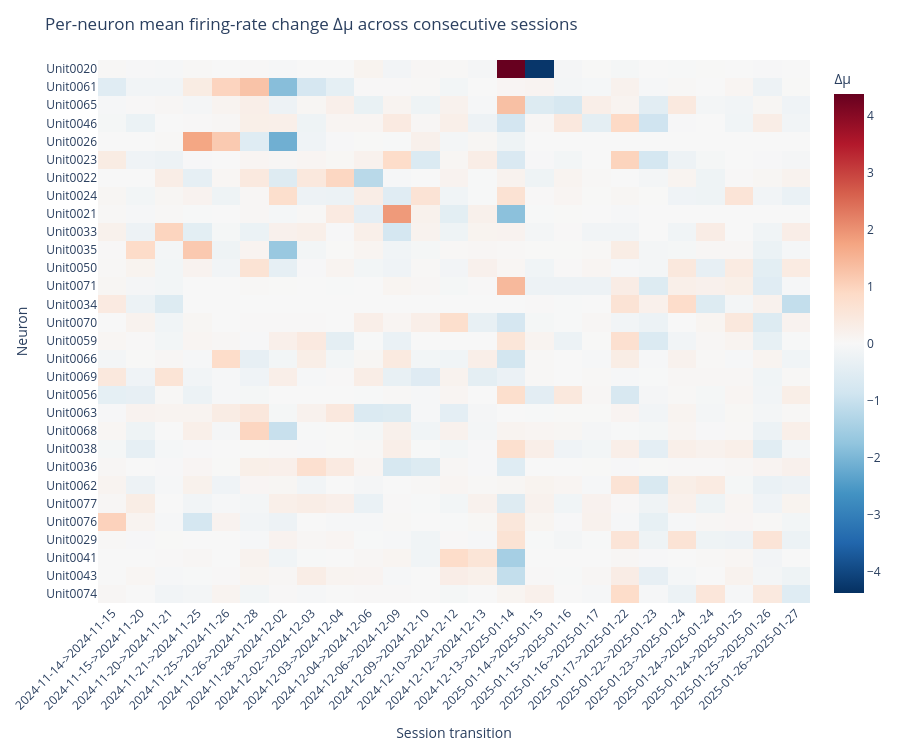

Source (notebook cell):
### Code cell
# Decompose mean projection change for every consecutive session pair
valid_sessions = list(metrics[target].dropna().sort_index().index)

transition_unit_tables = []
transition_summary_rows = []
transition_pair_data = {}
transition_sep = "->"

for s_prev, s_next in zip(valid_sessions[:-1], valid_sessions[1:]):
    transition_label = f"{s_prev}{transition_sep}{s_next}"

    U_prev = units_by_session[s_prev]
    U_next = units_by_session[s_next]
    common_units = sorted(set(U_prev).intersection(U_next))

    X_prev = get_X_session_common(s_prev, common_units)
    X_next = get_X_session_common(s_next, common_units)

    w_common = w_raw.loc[common_units].astype(float).values
    if renorm_weights:
        nrm = np.linalg.norm(w_common)
        if nrm > 0:
            w_common = w_common / nrm

    w_series = pd.Series(w_common, index=common_units, name="w")
    mu_prev_units = pd.Series(X_prev.mean(axis=0), index=common_units, name="mu_prev")
    mu_next_units = pd.Series(X_next.mean(axis=0), index=common_units, name="mu_next")
    dmu_units = (mu_next_units - mu_prev_units).rename("dmu")
    contrib = (w_series * dmu_units).rename("w*dmu")

    y_prev = X_prev @ w_common
    y_next = X_next @ w_common
    dmu_y = float(y_next.mean() - y_prev.mean())
    sum_w_dmu = float(contrib.sum())

    transition_summary_rows.append(
        {
            "transition": transition_label,
            "session_prev": s_prev,
            "session_next": s_next,
            "n_common_units": len(common_units),
            "T_prev_common": int(X_prev.shape[0]),
            "T_next_common": int(X_next.shape[0]),
            "dmu_y": dmu_y,
            "sum_w_dmu": sum_w_dmu,
            "abs_err_check": abs(dmu_y - sum_w_dmu),
        }
    )

    unit_table = pd.concat([mu_prev_units, mu_next_units, dmu_units, w_series, contrib], axis=1).reset_index()
    unit_table = unit_table.rename(columns={"index": "unit"})
    unit_table["transition"] = transition_label
    unit_table["session_prev"] = s_prev
    unit_table["session_next"] = s_next
    transition_unit_tables.append(unit_table)

    transition_pair_data[transition_label] = {
        "session_prev": s_prev,
        "session_next": s_next,
        "y_prev": y_prev,
        "y_next": y_next,
    }
transition_unit_df = pd.concat(transition_unit_tables, ignore_index=True)
transition_summary_df = (
    pd.DataFrame(transition_summary_rows)
    .set_index("transition")
    .sort_values(["session_prev", "session_next"])
)

print("Per-transition projection-mean decomposition (all consecutive sessions):")
display(transition_summary_df)

# Each neuron's mean firing-rate change across consecutive transitions
dmu_by_unit_transition = transition_unit_df.pivot(index="unit", columns="transition", values="dmu")
display(dmu_by_unit_transition)

# Optional quick visualization: top units by average |\u0394mu| across transitions
top_n_units = min(30, dmu_by_unit_transition.shape[0])
units_rank = dmu_by_unit_transition.abs().mean(axis=1).sort_values(ascending=False)
top_units = units_rank.head(top_n_units).index
heatmap_data = dmu_by_unit_transition.loc[top_units].fillna(0.0)

vmax = np.nanmax(np.abs(heatmap_data.to_numpy()))
if vmax == 0:
    vmax = 1.0

x_transition_labels = [
    f"{str(c).split(transition_sep)[0].split('_')[0]}{transition_sep}{str(c).split(transition_sep)[1].split('_')[0]}"
    for c in heatmap_data.columns
]

fig = px.imshow(
    heatmap_data.to_numpy(),
    x=x_transition_labels,
    y=heatmap_data.index,
    color_continuous_scale="RdBu_r",
    zmin=-vmax,
    zmax=vmax,
    aspect="auto",
    labels={"x": "Session transition", "y": "Neuron", "color": "∆µ"},
)

fig.update_layout(
    title="Per-neuron mean firing-rate change ∆µ across consecutive sessions",
    # width=max(800, int(120 * heatmap_data.shape[1])),
    height=max(600, int(25 * heatmap_data.shape[0])),
)
fig.update_xaxes(tickangle=-45, side="bottom")
fig.show()

### Figure 1 — Plotly figure (JSON) as saved in the notebook; plotly's stock layout.template omitted (floating-point values rounded to 4 significant figures; data arrays with more than 128 entries replaced by an {"elided": "..."} marker saying what was removed)
{"data": [{"coloraxis": "coloraxis", "hovertemplate": "Session transition: %{x}<br>Neuron: %{y}<br>∆µ: %{z}<extra></extra>", "name": "0", "type": "heatmap", "x": ["2024-11-14->2024-11-15", "2024-11-15->2024-11-20", "2024-11-20->2024-11-21", "2024-11-21->2024-11-25", "2024-11-25->2024-11-26", "2024-11-26->2024-11-28", "2024-11-28->2024-12-02", "2024-12-02->2024-12-03", "2024-12-03->2024-12-04", "2024-12-04->2024-12-06", "2024-12-06->2024-12-09", "2024-12-09->2024-12-10", "2024-12-10->2024-12-12", "2024-12-12->2024-12-13", "2024-12-13->2025-01-14", "2025-01-14->2025-01-15", "2025-01-15->2025-01-16", "2025-01-16->2025-01-17", "2025-01-17->2025-01-22", "2025-01-22->2025-01-23", "2025-01-23->2025-01-24", "2025-01-24->2025-01-24", "2025-01-24->2025-01-25", "2025-01-25->2025-01-26", "2025-01-26->2025-01-27"], "xaxis": "x", "y": ["Unit0020", "Unit0061", "Unit0065", "Unit0046", "Unit0026", "Unit0023", "Unit0022", "Unit0024", "Unit0021", "Unit0033", "Unit0035", "Unit0050", "Unit0071", "Unit0034", "Unit0070", "Unit0059", "Unit0066", "Unit0069", "Unit0056", "Unit0063", "Unit0068", "Unit0038", "Unit0036", "Unit0062", "Unit0077", "Unit0076", "Unit0029", "Unit0041", "Unit0043", "Unit0074"], "yaxis": "y", "z": {"elided": "30x25 float values"}}], "layout": {"coloraxis": {"cmax": 4.373, "cmin": -4.373, "colorbar": {"title": {"text": "∆µ"}}, "colorscale": [[0, "rgb(5,48,97)"], [0.1, "rgb(33,102,172)"], [0.2, "rgb(67,147,195)"], [0.3, "rgb(146,197,222)"], [0.4, "rgb(209,229,240)"], [0.5, "rgb(247,247,247)"], [0.6, "rgb(253,219,199)"], [0.7, "rgb(244,165,130)"], [0.8, "rgb(214,96,77)"], [0.9, "rgb(178,24,43)"], [1, "rgb(103,0,31)"]]}, "height": 750, "margin": {"t": 60}, "title": {"text": "Per-neuron mean firing-rate change ∆µ across consecutive sessions"}, "xaxis": {"anchor": "y", "domain": [0, 1], "side": "bottom", "tickangle": -45, "title": {"text": "Session transition"}}, "yaxis": {"anchor": "x", "autorange": "reversed", "domain": [0, 1], "title": {"text": "Neuron"}}}}
